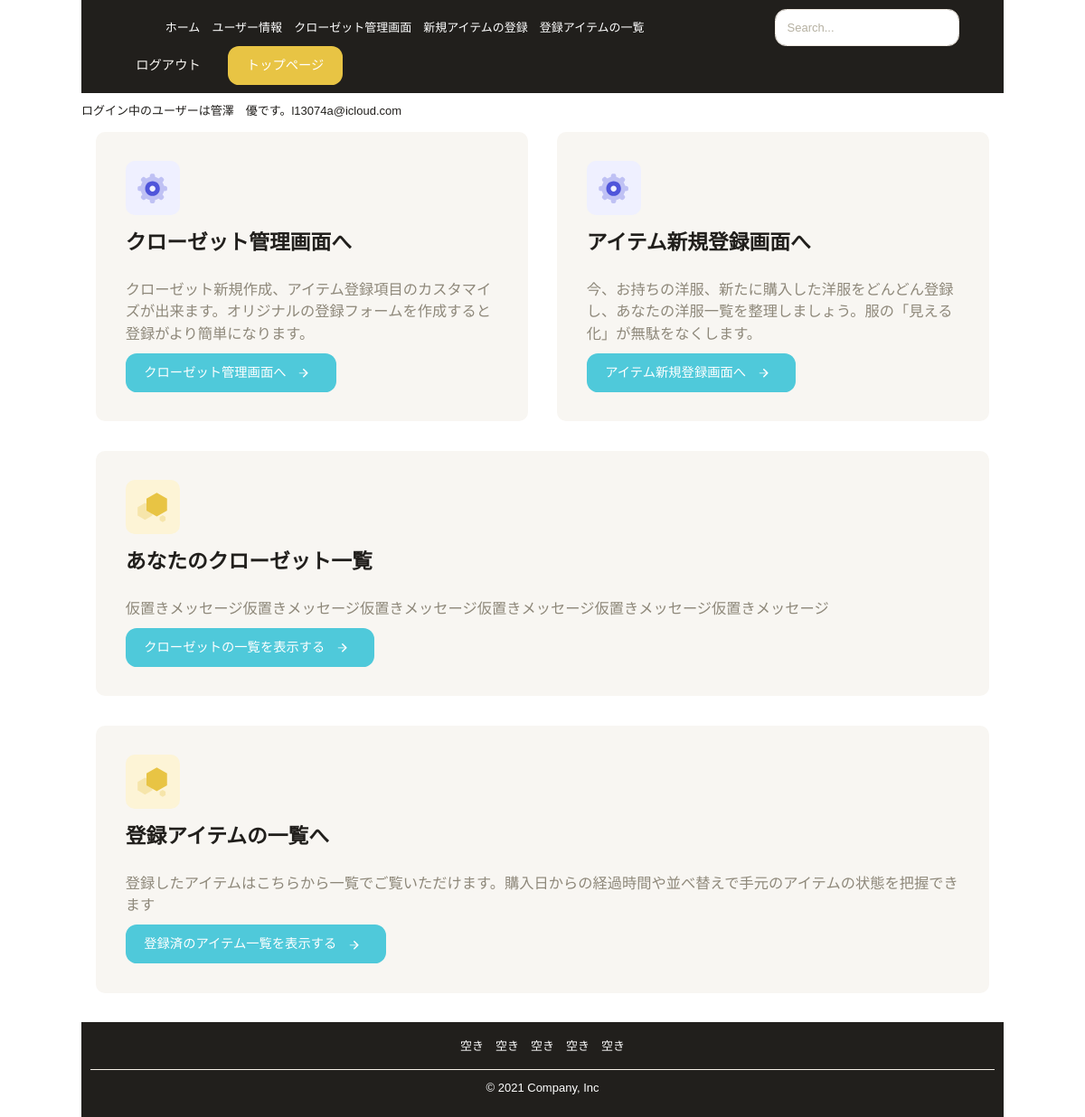
/account/home/ (signed in), run on the app's committed database.
### account/models.py (models this page shows, shortened)
class MyUser(AbstractBaseUser):
    email = models.EmailField(verbose_name="メールアドレス", max_length=255, unique=True)
    last_name = models.CharField(verbose_name="名前(姓)", max_length=100)
    first_name = models.CharField(verbose_name="名前(名)", max_length=100)
    last_kana = models.CharField(verbose_name="フリガナ(姓)", max_length=100)
    first_kana = models.CharField(verbose_name="フリガナ(名)", max_length=100)
    zip_code = models.CharField(verbose_name="郵便番号", max_length=100)
    prefecture = models.CharField(verbose_name="都道府県", max_length=100, choices=REGION_NAME_CHOICES)
    city_name = models.CharField(verbose_name="市町村", max_length=100)
    street_name = models.CharField(verbose_name="丁目・番地", max_length=100)
    building_name = models.CharField(verbose_name="建物名・部屋番号", max_length=300, blank=True, null=True)
    tel = models.CharField(verbose_name="電話番号", max_length=100)
    date_of_birth = models.DateTimeField(verbose_name="生年月日", blank=True, null=True)
    gender = models.CharField(verbose_name="性別", max_length=50, choices=GENDER_CHOICES, blank=True, null=True)
    personal_image = models.ImageField(verbose_name="プロフィール画像", upload_to='account/user_images', blank=True, null=True)
    is_staff= models.BooleanField(default=False)
    is_active= models.BooleanField(default=True)
    is_admin = models.BooleanField(default=False)
    date_joined = models.DateTimeField(auto_now_add=True)
    objects = UserManager()
    USERNAME_FIELD = 'email'
    REQUIRED_FIELD = []
    def __str__(self):
        return self.email
    @property
    def is_staff(self):
        return self.is_admin

### account/views.py (the view)
# urls.py: path('home/', homeview, name='home'),
@login_required
def homeview(request):
    return render(request, 'account/home.html')

### templates/account/home.html (shortened to what this page needs)
{% extends 'account/account_base.html' %}
{%load static django_bootstrap5 %}
{% block content %}
<div class="container">
    <p style="margin-top: 10px;">ログイン中のユーザーは{{ request.user.last_name }}　{{ request.user.first_name }}です。{{ request.user }}</p>
    <div class="row g-0">
        <div class="col-md-6 mb-10">
            <div class="bg-light bg-opacity-100 rounded-3 p-10 mx-md-5 h-md-100">
                <div class="d-flex flex-center w-60px h-60px rounded-3 bg-light-info bg-opacity-90 mb-5">
                    <span class="svg-icon svg-icon-info svg-icon-3x">
                    </span>
                </div>
                <a href="{% url 'item_category_gate' %}"><h1 class="mb-5">クローゼット管理画面へ</h1></a>
                <div class="fs-4 text-gray-600 py-3">クローゼット新規作成、アイテム登録項目のカスタマイズが出来ます。オリジナルの登録フォームを作成すると登録がより簡単になります。</div>
                <a href="{% url 'item_category_gate' %}" class="btn btn-primary">クローゼット管理画面へ
                <span class="svg-icon ms-2 svg-icon-3">
                </span>
                </a>
            </div>
        </div>
        <div class="col-md-6 mb-10">
            <div class="bg-light bg-opacity-100 rounded-3 p-10 mx-md-5 h-md-100">
                <div class="d-flex flex-center w-60px h-60px rounded-3 bg-light-info bg-opacity-90 mb-5">
                    <span class="svg-icon svg-icon-info svg-icon-3x">
                    </span>
                </div>
                <a href="{% url 'item_create' %}"><h1 class="mb-5">アイテム新規登録画面へ</h1></a>
                <div class="fs-4 text-gray-600 py-3">今、お持ちの洋服、新たに購入した洋服をどんどん登録し、あなたの洋服一覧を整理しましょう。服の「見える化」が無駄をなくします。</div>
                <a href="{% url 'item_create' %}" class="btn btn-primary">アイテム新規登録画面へ
                <span class="svg-icon ms-2 svg-icon-3">
                </span>
                </a>
            </div>
        </div>
        <div class="col-md-12 mb-10">
            <div class="bg-light bg-opacity-100 rounded-3 p-10 mx-md-5 h-md-100">
                <div class="d-flex flex-center w-60px h-60px rounded-3 bg-light-warning bg-opacity-90 mb-5">
                    <span class="svg-icon svg-icon-warning svg-icon-3x">
                        <svg xmlns="http://www.w3.org/2000/svg" width="24" height="24" viewBox="0 0 24 24" fill="none">
                            <path opacity="0.3" d="M7 20.5L2 17.6V11.8L7 8.90002L12 11.8V17.6L7 20.5ZM21 20.8V18.5L19 17.3L17 18.5V20.8L19 22L21 20.8Z" fill="black" />
                            <path d="M22 14.1V6L15 2L8 6V14.1L15 18.2L22 14.1Z" fill="black" />
                        </svg>
                    </span>
                </div>
                <h1 class="mb-5">あなたのクローゼット一覧</h1>
                <div class="fs-4 text-gray-600 py-3">仮置きメッセージ仮置きメッセージ仮置きメッセージ仮置きメッセージ仮置きメッセージ仮置きメッセージ</div>
                <a href="{% url 'closet_list' %}" class="btn btn-primary">クローゼットの一覧を表示する
                <span class="svg-icon ms-2 svg-icon-3">
                </span>
                </a>
            </div>
        </div>
        <div class="col-md-12 mb-10">
            <div class="bg-light bg-opacity-100 rounded-3 p-10 mx-md-5 h-md-100">
                <div class="d-flex flex-center w-60px h-60px rounded-3 bg-light-warning bg-opacity-90 mb-5">
                    <span class="svg-icon svg-icon-warning svg-icon-3x">
                        <svg xmlns="http://www.w3.org/2000/svg" width="24" height="24" viewBox="0 0 24 24" fill="none">
                            <path opacity="0.3" d="M7 20.5L2 17.6V11.8L7 8.90002L12 11.8V17.6L7 20.5ZM21 20.8V18.5L19 17.3L17 18.5V20.8L19 22L21 20.8Z" fill="black" />
                            <path d="M22 14.1V6L15 2L8 6V14.1L15 18.2L22 14.1Z" fill="black" />
                        </svg>
                    </span>
                </div>
                <h1 class="mb-5">登録アイテムの一覧へ</h1>
                <div class="fs-4 text-gray-600 py-3">登録したアイテムはこちらから一覧でご覧いただけます。購入日からの経過時間や並べ替えで手元のアイテムの状態を把握できます</div>
                <a href="{% url 'item_list' %}" class="btn btn-primary">登録済のアイテム一覧を表示する
                <span class="svg-icon ms-2 svg-icon-3">
                </span>
                </a>
            </div>
        </div>
    </div>
</div>
{% endblock content %}

### data on the page
MyUser: user.last_name "管澤", user.first_name "優", user "l13074a@icloud.com"
